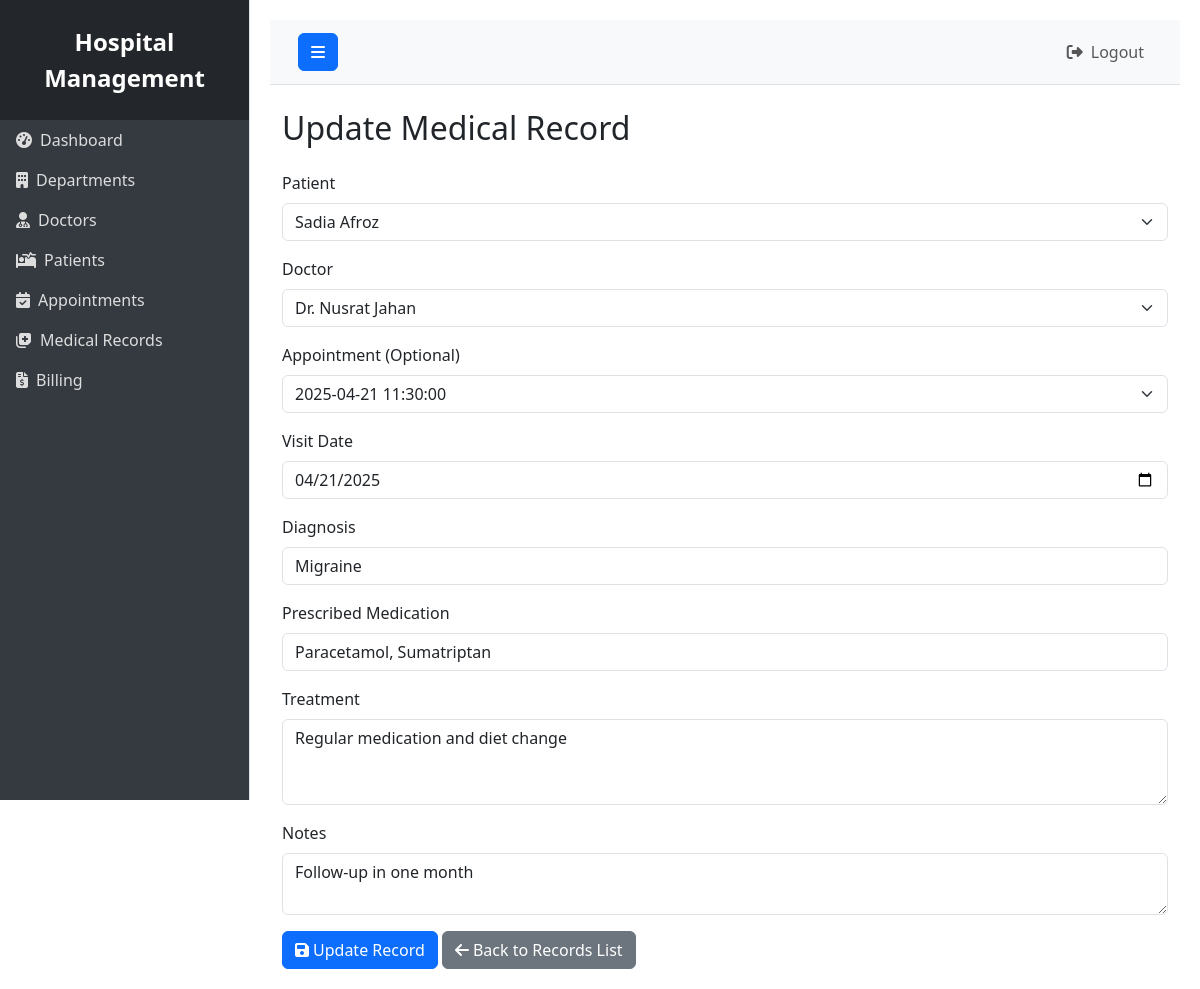
The page /medical_records/update.php?id=2 (signed in) on the database its author committed.
### tables this page shows
CREATE TABLE `MedicalRecords` (
  `record_id` int(11) NOT NULL,
  `patient_id` int(11) NOT NULL,
  `doctor_id` int(11) NOT NULL,
  `appointment_id` int(11) DEFAULT NULL,
  `visit_date` date NOT NULL,
  `diagnosis` varchar(255) NOT NULL,
  `prescribed_medication` varchar(255) DEFAULT NULL,
  `treatment` text DEFAULT NULL,
  `notes` text DEFAULT NULL
);

### medical_records/update.php (the view, shortened to what this page needs)
<?php
include('../includes/header.php');
include('../includes/sidebar.php');
include('../db.php');
$id = $_GET['id'];
$query = "SELECT * FROM MedicalRecords WHERE record_id='$id'";
$result = $conn->query($query);
$record = $result->fetch_assoc();
$patient_query = "SELECT patient_id, CONCAT(first_name, ' ', last_name) AS patient_name FROM Patients";
$patient_result = $conn->query($patient_query);
$doctor_query = "SELECT doctor_id, CONCAT('Dr. ', first_name, ' ', last_name) AS doctor_name FROM Doctors WHERE status='active'";
$doctor_result = $conn->query($doctor_query);
$appointment_query = "SELECT appointment_id, CONCAT(appointment_date, ' ', appointment_time) AS appointment_dt FROM Appointments";
$appointment_result = $conn->query($appointment_query);
?>
<div class="container-fluid mt-4">
    <h2 class="mb-4">Update Medical Record</h2>
    <form method="post" action="">
        <div class="mb-3">
            <label for="patient_id" class="form-label">Patient</label>
            <select name="patient_id" id="patient_id" class="form-select" required>
                <?php while ($patient = $patient_result->fetch_assoc()) { ?>
                    <option value="<?php echo $patient['patient_id']; ?>" <?php if ($patient['patient_id'] == $record['patient_id']) echo 'selected'; ?>>
                        <?php echo htmlspecialchars($patient['patient_name']); ?>
                    </option>
                <?php } ?>
            </select>
        </div>
        <div class="mb-3">
            <label for="doctor_id" class="form-label">Doctor</label>
            <select name="doctor_id" id="doctor_id" class="form-select" required>
                <?php while ($doctor = $doctor_result->fetch_assoc()) { ?>
                    <option value="<?php echo $doctor['doctor_id']; ?>" <?php if ($doctor['doctor_id'] == $record['doctor_id']) echo 'selected'; ?>>
                        <?php echo htmlspecialchars($doctor['doctor_name']); ?>
                    </option>
                <?php } ?>
            </select>
        </div>
        <div class="mb-3">
            <label for="appointment_id" class="form-label">Appointment (Optional)</label>
            <select name="appointment_id" id="appointment_id" class="form-select">
                <?php while ($appointment = $appointment_result->fetch_assoc()) { ?>
                    <option value="<?php echo $appointment['appointment_id']; ?>" <?php if ($appointment['appointment_id'] == $record['appointment_id']) echo 'selected'; ?>>
                        <?php echo htmlspecialchars($appointment['appointment_dt']); ?>
                    </option>
                <?php } ?>
            </select>
        </div>
        <div class="mb-3">
            <label for="visit_date" class="form-label">Visit Date</label>
            <input type="date" name="visit_date" id="visit_date" class="form-control" value="<?php echo htmlspecialchars($record['visit_date']); ?>" required>
        </div>
        <div class="mb-3">
            <label for="diagnosis" class="form-label">Diagnosis</label>
            <input type="text" name="diagnosis" id="diagnosis" class="form-control" value="<?php echo htmlspecialchars($record['diagnosis']); ?>" required>
        </div>
        <div class="mb-3">
            <label for="prescribed_medication" class="form-label">Prescribed Medication</label>
            <input type="text" name="prescribed_medication" id="prescribed_medication" class="form-control" value="<?php echo htmlspecialchars($record['prescribed_medication']); ?>">
        </div>
        <div class="mb-3">
            <label for="treatment" class="form-label">Treatment</label>
            <textarea name="treatment" id="treatment" class="form-control" rows="3"><?php echo htmlspecialchars($record['treatment']); ?></textarea>
        </div>
        <div class="mb-3">
            <label for="notes" class="form-label">Notes</label>
            <textarea name="notes" id="notes" class="form-control" rows="2"><?php echo htmlspecialchars($record['notes']); ?></textarea>
        </div>
        <button type="submit" name="update" class="btn btn-primary">
            <i class="fas fa-save me-1"></i>Update Record
        </button>
        <a href="view_records.php" class="btn btn-secondary">
            <i class="fas fa-arrow-left me-1"></i>Back to Records List
        </a>
    </form>
</div>
<?php
include('../includes/footer.php');
?>

### rows shown on the page
medicalrecords: patient_id "Sadia Afroz", doctor_id "Dr. Nusrat Jahan", appointment_id "2025-04-21 11:30:00", visit_date "04/21/2025", diagnosis "Migraine", prescribed_medication "Paracetamol, Sumatriptan", treatment "Regular medication and diet change", notes "Follow-up in one month"
